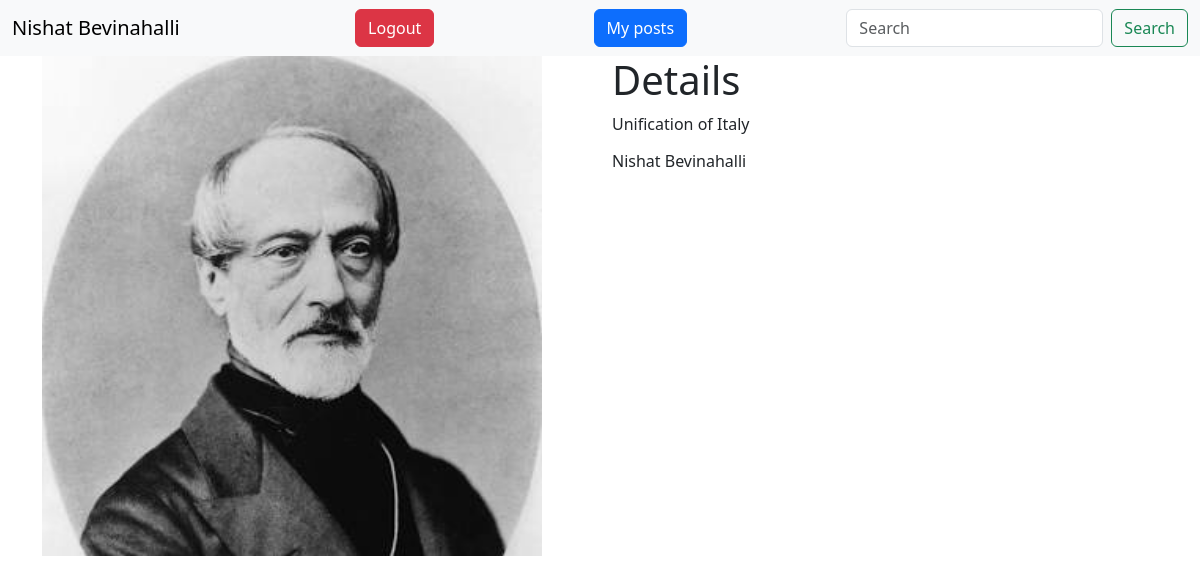
The page /desc.php?more=10 (signed in) on the database its author committed.
### tables this page shows
CREATE TABLE `posts` (
  `post_id` int(11) NOT NULL,
  `content` varchar(200) NOT NULL,
  `user_id` int(11) NOT NULL,
  `post_time` timestamp NOT NULL DEFAULT current_timestamp() ON UPDATE current_timestamp(),
  `image` varchar(255) NOT NULL
);

CREATE TABLE `users` (
  `id` int(11) NOT NULL,
  `name` varchar(200) NOT NULL,
  `email` varchar(200) NOT NULL,
  `password` varchar(200) NOT NULL
);

### desc.php (the view, shortened to what this page needs)
<?php
    include "config.php";
    if(isset($_GET['more'])){
        $more = $_GET['more'];
        $fetch = mysqli_query($con,"select users.name,posts.content,posts.post_time,posts.image,posts.post_id from users join posts on users.id = posts.user_id where posts.post_id = '$more'");
        $row = mysqli_fetch_array($fetch);
    }
?>
<!DOCTYPE html>
<html lang="en">
<head>
    <link href="https://cdn.jsdelivr.net/npm/bootstrap@5.3.0-alpha3/dist/css/bootstrap.min.css" rel="stylesheet">
</head>
<body>
<nav class="navbar navbar-light bg-light">
  <div class="container-fluid">
    <a class="navbar-brand"><?php echo $row['name'];
 ?></a>
    <a href="logout.php" class="btn btn-danger">Logout</a>
    <a href="my_posts.php" class="btn btn-primary">My posts</a>
    <form class="d-flex" method="get">
      <input class="form-control me-2" type="search" placeholder="Search" name="search">
      <button class="btn btn-outline-success" type="submit" name="find">Search</button>
    </form>
  </div>
</nav>
<div class="container">
    <div class="row">
        <div class="col-lg-6">
            <img src="images/<?=$row['image'];?>"  height="500px" alt="">
        </div>
        <div class="col-lg-4">
            <h1>Details</h1>
            <p><?=$row['content'];?>
            <h6><?=$row['name'];?></h6>
        </div>
    </div>
</div>

### rows shown on the page
posts: user.name "Nishat Bevinahalli", image (picture), content "Unification of Italy"
